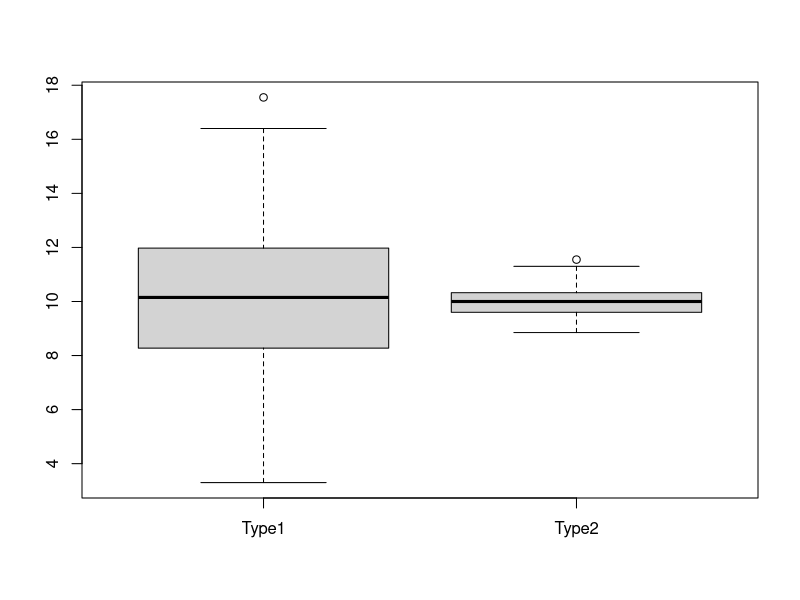

The R script that drew this image:
## ---- chunk 1
# solving the algebraic problem, (10+18+23+9+15+12+15+n)/8 = 15.5

15.5*8-(10+18+23+9+15+12+15)

## ---- chunk 2
hw1 <- c(10, 18, 23, 9, 15, 12, 15, 22)
## ---- chunk 3
hw1_mean <- sum(hw1)/8                   # recalculating the mean
hw1_mean

hw1_diff <- hw1 - hw1_mean               # calculating the difference
hw1_diff

hw1_sumdifsqr <- sum((hw1_diff)^2)       # adding up the sqr of the difference
hw1_sumdifsqr

hw1_sd <- sqrt( hw1_sumdifsqr / (8-1) )  # sqrt of the sum of  sqr of the diff
hw1_sd                                   # print the standard deviation


## ---- chunk 4
hw1_se <- hw1_sd / sqrt(8) # calculating the standard error
hw1_se                     # print the standard error
## ---- chunk 5
hw1_cv <- hw1_sd / hw1_mean # calculating the coefficient of variation
hw1_cv                      # print the coeff. of var.
## ---- chunk 6
hw1_mm <- hw1 * 10

hw1_mm_mean <- mean(hw1_mm)                  # recalculating the mean

hw1_mm_diff <- hw1_mm - hw1_mm_mean          # calculating the difference

hw1_mm_sumdifsqr <- sum((hw1_mm_diff)^2)     # adding up the square of the diff

hw1_mm_sd <- sqrt( hw1_mm_sumdifsqr / (8-1) )# sqrt of the sum of sqr of the diff
hw1_mm_sd                                    # print the standard deviation

hw1_mm_cv <- hw1_mm_sd / hw1_mm_mean         # calc the coefficient of variation
hw1_mm_cv

## ---- chunk 7
hw1_plus20 <- hw1 + 20

hw1_plus20_sd <- sd(hw1_plus20)
hw1_plus20_sd

hw1_plus20_cv <- hw1_plus20_sd / mean(hw1_plus20)
hw1_plus20_cv

## ---- chunk 8
set.seed(1) # this makes the results repeatable 
simulation1_sitting = c()
simulation1_standing = c()
for(i in 1:20) {
    # measure a person sitting
    baseline_i_sitting = rnorm(n = 1,mean = 80,sd = 10)  # their true baseline pulse
    person_sitting_i = round(baseline_i_sitting + rnorm(n=1,mean = 0,sd = 1)) # measured pulse - includes some measurement error and is rounded to the nearest 1 bpm
    simulation1_sitting[i] = person_sitting_i
    # measure a person standing
    baseline_i_standing = rnorm(n = 1,mean = 90,sd = 10) # their true baseline pulse
    person_standing_i = round(baseline_i_standing + rnorm(n=1,mean = 0,sd = 1)) # measured pulse
    simulation1_standing[i] = person_standing_i
}
print("Sitting data")
print(simulation1_sitting)
print("Standing data")
print(simulation1_standing)
## ---- chunk 9

baseline_i_cv <- 10 / ((80+90)/2)
baseline_i_cv

## ---- chunk 10
baseline_i_sitting_se <- 10 / sqrt(20)
baseline_i_sitting_se

baseline_i_standig_se <- 10 / sqrt(20)
baseline_i_standig_se

## ---- chunk 11
simulation1_standing_effect <- mean(simulation1_standing) - mean(simulation1_sitting)
simulation1_standing_effect
## ---- chunk 12

simulation1_se <- 12.3 / sqrt(20)
simulation1_se



## ---- chunk 13
set.seed(1)
simulation2 = c()
for(i in 1:20) {
    baseline_i_pulse = rnorm(n=1,mean=80,sd = 10)   # baseline pulse of this person
    standing_i_effect = rnorm(n=1,mean=10,sd = 2)   # effect of standing on the pulse for this person
    sitting_pulse_i = round(baseline_i_pulse + rnorm(1,0,1))  # measured pulse when sitting
    standing_pulse_i = round(baseline_i_pulse + standing_i_effect + rnorm(1,0,1)) # measured pulse when standing
    treatment_effect_i = standing_pulse_i - sitting_pulse_i  # observed difference between sitting and standing for this person
    simulation2 = rbind(simulation2,data.frame(Person = i, Sitting = sitting_pulse_i, Standing = standing_pulse_i, Effect = treatment_effect_i))  # collect the results
}
simulation2
## ---- chunk 14
simulation2_effect <- mean(simulation2$Effect)
simulation2_effect
## ---- chunk 15
simulation2_sit_var <- sd(simulation2$Sitting) / mean(simulation2$Sitting)
simulation2_sit_var

simulation1_sitting_var <- sd(simulation1_sitting) / mean(simulation1_sitting)
simulation1_sitting_var

simulation2_stand_var <- sd(simulation2$Standing) / mean(simulation2$Standing)
simulation2_stand_var

simulation1_stand_var <- sd(simulation1_standing) / mean(simulation1_standing)
simulation1_stand_var
## ---- chunk 16
set.seed(1)
# repeat experiment-type1 100 times
type_1_results = c()
for(j in 1:100) {  # Each iteration of this for-loop we run both the Type1 and Type2 experiments
    simulation1_sitting = c()
    simulation1_standing = c()
    for(i in 1:20) {
        # measure person sitting
        baseline_i_sitting = rnorm(n = 1,mean = 80,sd = 10)  # true pulse
        person_sitting_i = round(baseline_i_sitting + rnorm(n=1,mean = 0,sd = 1)) # measured_pulse - rounded to the 1 bpm
        simulation1_sitting[i] = person_sitting_i
        # measure person standing
        baseline_i_standing = rnorm(n = 1,mean = 90,sd = 10) # true pulse
        person_standing_i = round(baseline_i_standing + rnorm(n=1,mean = 0,sd = 1)) # measured_pulse
        simulation1_standing[i] = person_standing_i
    }
    type_1_results[j] = mean(simulation1_standing) - mean(simulation1_sitting)
}
# repeat experiment-type2 100 times
type_2_results = c()
for(j in 1:100) {
    simulation2 = c()
    for(i in 1:20) {
        baseline_i_pulse = rnorm(n=1,mean=80,sd = 10)
        standing_i_effect = rnorm(n=1,mean=10,sd = 2)
        sitting_pulse_i = round(baseline_i_pulse + rnorm(1,0,1))
        standing_pulse_i = round(baseline_i_pulse + standing_i_effect + rnorm(1,0,1))
        treatment_effect_i = standing_pulse_i - sitting_pulse_i
        simulation2 = rbind(simulation2,data.frame(Person = i, Sitting = sitting_pulse_i, Standing = standing_pulse_i, Effect = treatment_effect_i))
    }
    type_2_results[j] = mean(simulation2$Effect)
}
boxplot(list(Type1 = type_1_results,Type2 = type_2_results))
# abline(h = 10)
## ---- chunk 17

type1_sd <- sd(type_1_results)
type1_sd

type2_sd <- sd(type_2_results)
type2_sd
## ---- chunk 18
type2_se <- 10 / sqrt(10)
type2_se
